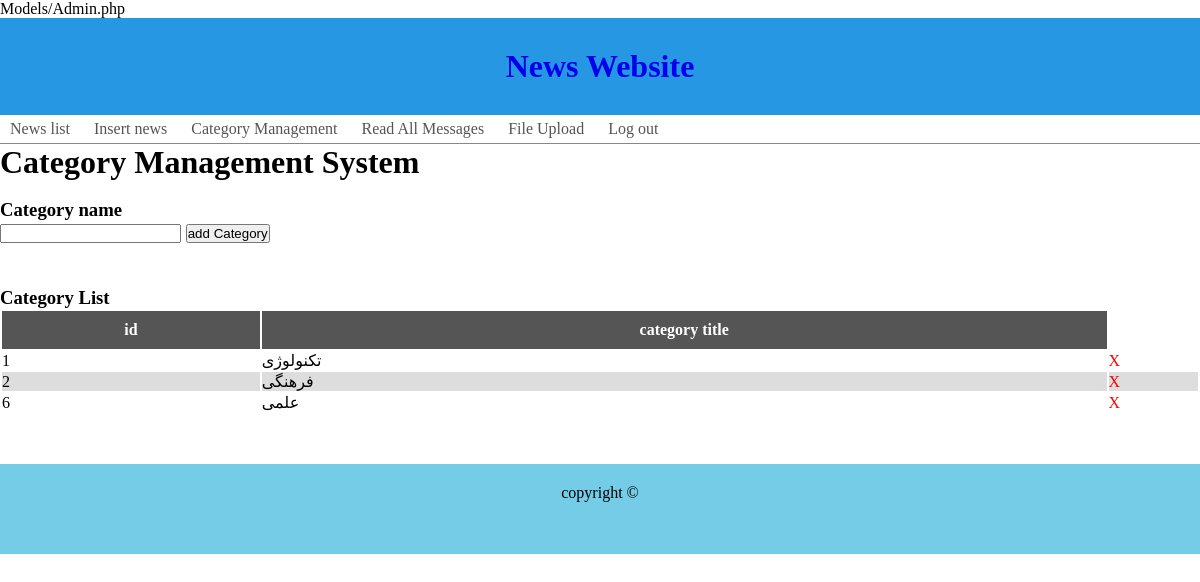
Page /admin/cat_mang on the committed database.
### tables this page shows
CREATE TABLE `news_cat` (
  `id` int(20) NOT NULL,
  `title` varchar(20) NOT NULL
);

### Lib/View.php (called while the page is built, shortened)
<?php
	class View
	{
		public function render($view_name, $data = null)
		{
			require "Views/" . $view_name . ".php";
		}
	}

### Controllers/adminController.php (called while the page is built, shortened)
<?php
  class adminController extends Controller
  {
	public function cat_mang(){
		$allcat = $this->model->cat_get();
		$data['allcat'] = $allcat;
		$this->view->render("admin/_include/header_view");
		$this->view->render("admin/cat_mang",$data);
		$this->view->render("front/_include/footer_view");
	}
  }

### Lib/Bootstrap.php (called while the page is built, shortened)
<?php
	class Bootstrap
	{
		function __construct()
		{
		  if(!isset($_GET['page']) || $_GET['page'] == "index.php")
		  {
			$page= "main";
		  } else {
			$page = $_GET['page'];
		  }
		  $arr = explode("/", $page);
		  $controller = new $ctrl();
		  $controller->loadModel($arr[0]);
		  if(isset($arr[1])){
			  $method = $arr[1];
		  } else {
			  $method = "index";
		  }
		  $controller->{$method}();
		}
	}

### index.php (called while the page is built, shortened)
<?php
  include('Lib/Bootstrap.php');
  include('Lib/Controller.php');
  include('Lib/View.php');
  include('Lib/DB.php');
  $app = new Bootstrap();
  ?>

### Lib/Controller.php (called while the page is built, shortened)
<?php
	class Controller
	{
		public function loadModel($model_name){
			$model = "Models/" . ucwords($model_name) . ".php";
		    if(file_exists($model)){
		        $this->model = new $model_name();
            }
        }
	}

### Lib/DB.php (called while the page is built, shortened)
<?php
    class DB
    {
        function __construct()
        {
            $this->db = new mysqli(HOST, DB_USERNAME, DB_PASS, DB_NAME);
            mysqli_set_charset($this->db,"utf8");
        }
        public function db_exec($sql)
        {
            return $this->db->query($sql);
        }
    }

### Models/Admin.php (called while the page is built, shortened)
<?php
    class Admin extends DB
    {
        public function cat_get(){
            return $this->db_exec("SELECT * FROM `news_cat` ");
        }
    }

### Views/admin/cat_mang.php (the view)
<html>
	<body>
	<h1>Category Management System</h1><br>
		<form method="POST" action="/admin/cat_add">
		<h3>Category name<br> <input type="text" name="category">
        <input type="submit" width="48" height="48" value="add Category" name="submit">
		</form>
		<br><br><br>
	<h3>Category List</h3>
		<table>
		<tr>
			<th>id</th>
			<th>category title</th>
		</tr>
		<?php
			while($cat = $allcat->fetch_assoc()){
		?>
		<tr>
			<td><?php echo $cat["id"]; ?></td>
			<td><?php echo $cat["title"]; ?></td>
			<td><a class="remove" href="./cat_delete&id=<?php echo $cat["id"]; ?>">X</a></td>
		</tr>
		<?php
			}
		?>
		</table>
    </body>
<html>

### public/assets/admin/css/style.css (style rules this page uses)
th { background: #555; color: #fff; padding: 10px; border: none; }
tr:nth-child(odd) { background: #ddd; }
* { margin: 0; padding: 0; }
body { display: flex; flex-direction: column; }
.form-group .require, a.remove { color: rgb(255, 0, 0); }
a:visited, a:link, a.link { text-decoration: none; }

### rows in the picture
news_cat: id "1", title "تکنولوژی"
news_cat: id "2", title "فرهنگی"
news_cat: id "6", title "علمی"
